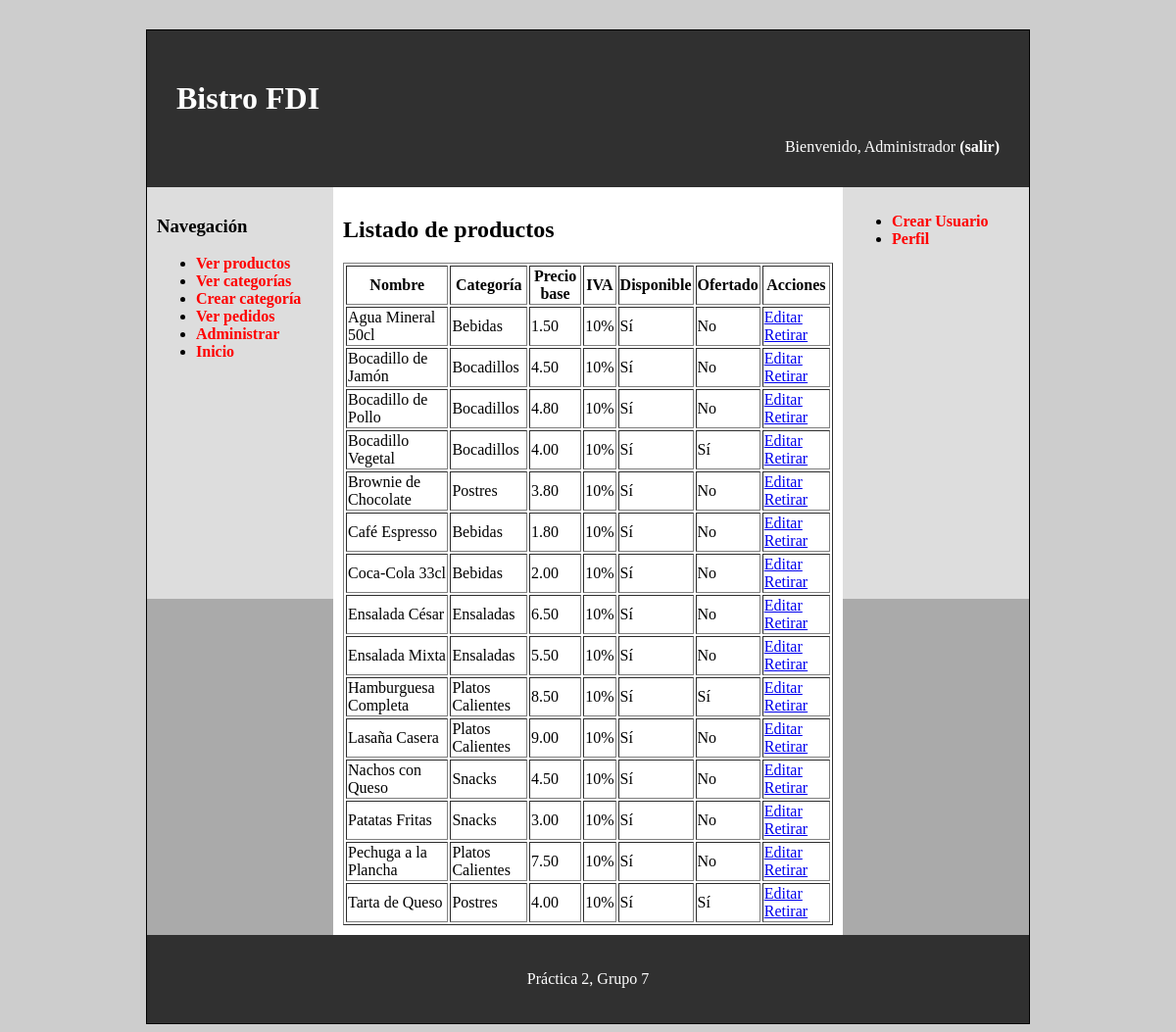
The app's page /includes/views/pages/productos.php (signed in) with its own data.
### tables this page shows
CREATE TABLE `productos` (
  `id` int(11) NOT NULL,
  `nombreProd` varchar(150) NOT NULL,
  `descripcion` text NOT NULL,
  `categoria_id` int(11) NOT NULL,
  `precio` decimal(10,2) NOT NULL,
  `iva` enum('4','10','21') NOT NULL,
  `stock` int(11) DEFAULT 0,
  `disponible` tinyint(1) DEFAULT 1,
  `ofertado` tinyint(1) DEFAULT 0,
  `fechaCreacion` datetime DEFAULT current_timestamp()
);

CREATE TABLE `categorias` (
  `id` int(11) NOT NULL,
  `nombre` varchar(100) NOT NULL,
  `descripcion` text NOT NULL,
  `imgCategoriaProd` varchar(255) DEFAULT NULL
);

### includes/class/Producto.php (called while the page is built, shortened)
<?php
class Producto {
    public static function listar() {
        $conn = Aplicacion::getInstance()->getConexionBd();
        $sql = "SELECT p.id, p.nombreProd, p.descripcion, p.precio, p.iva, p.disponible, p.ofertado,
                       c.nombre AS categoria
                FROM productos p
                LEFT JOIN categorias c ON p.categoria_id = c.id
                ORDER BY p.nombreProd";
        $rs = $conn->query($sql);
        $productos = [];
        if ($rs) {
            while ($fila = $rs->fetch_assoc()) {
                $productos[] = $fila;
            }
        }
        return $productos;
    }
}

### includes/views/pages/productos.php (the view, shortened to what this page needs)
<?php
$productos = Producto::listar();
$filas = '';
foreach ($productos as $p) {
    $disponible = $p['disponible'] ? 'Sí' : 'No';
    $ofertado = $p['ofertado'] ? 'Sí' : 'No';
    $filas .= "<tr>
        <td>{$p['nombreProd']}</td>
        <td>{$p['categoria']}</td>
        <td>{$p['precio']}</td>
        <td>{$p['iva']}%</td>
        <td>{$disponible}</td>
        <td>{$ofertado}</td>
		<td>
            <a href='index.php?pagina=editarProducto&id={$p['id']}'>Editar</a>
			<a href='retirarProducto.php?id={$p['id']}' onclick=\"return confirm('¿Seguro que quieres retirar este producto?');\">Retirar</a>
    </td>
        </td>
    </tr>";
}
$contenidoPrincipal = <<<EOS
<h1>Listado de productos</h1>
<table border="1">
    <thead>
        <tr>
            <th>Nombre</th>
            <th>Categoría</th>
            <th>Precio base</th>
            <th>IVA</th>
            <th>Disponible</th>
            <th>Ofertado</th>
			<th>Acciones</th>
        </tr>
    </thead>
    <tbody>
        $filas
    </tbody>
</table>
EOS;
require __DIR__ . '/plantilla.php';

### includes/views/pages/plantilla.php (shortened to what this page needs)
<!DOCTYPE html>
<html>
<head>
    <link rel="stylesheet" type="text/css" href="<?= RUTA_CSS ?>estilo.css" />
</head>
<body>
<div id="contenedor">
<?php
require(dirname(__DIR__).'/partials/cabecera.php');
require(dirname(__DIR__).'/partials/sideBarIzq.php');
?>
	<main>
		<article>
			<?= $contenidoPrincipal ?>
		</article>
	</main>
<?php
require(dirname(__DIR__).'/partials/sideBarDer.php');
require(dirname(__DIR__).'/partials/pie.php');
?>
</div>
</body>
</html>

### includes/views/partials/cabecera.php
<?php
function mostrarSaludo() {
	if (isset($_SESSION['login']) && ($_SESSION['login']===true)) {
		return "Bienvenido, {$_SESSION['nombre']} <a href='" . RUTA_APP . "/includes/views/pages/logout.php'>(salir)</a>";
	}
    else {
		return "Usuario desconocido. <a href='" . RUTA_APP . "/index.php'>Login</a>";
	}
}
?>
<header>
	<h1>Bistro FDI</h1>
	<div class="saludo"><?= mostrarSaludo(); ?></div>
</header>

### includes/views/partials/sideBarIzq.php
<?php
function mostrarNavegacion() {
    $mostrar = '';
    if (isset($_SESSION['login']) && $_SESSION['login'] === true) {
        $mostrar .= "
            <li><a href='" . RUTA_APP . "/includes/views/pages/productos.php'>Ver productos</a></li>
            <li><a href='" . RUTA_APP . "/includes/views/pages/categorias.php'>Ver categorías</a></li>
        ";
    }
    if(isset($_SESSION['login']) && $_SESSION['esGerente'] === true){
        $mostrar .= "
        <li><a href='" . RUTA_APP . "/includes/views/pages/crearCategoria.php'>Crear categoría</a></li>
        <li><a href='" . RUTA_APP . "/includes/views/pages/pedidosGerente.php'>Ver pedidos</a></li>
        ";
    }
    if (isset($_SESSION['login']) && $_SESSION['esAdmin'] === true) {
        $mostrar .= "
            <li><a href='" . RUTA_APP . "/includes/views/pages/admin.php'>Administrar</a></li>
        ";
    }
    if(isset($_SESSION['login']) === false) {
        $mostrar .= "
            <li><a href='" . RUTA_APP . "/includes/views/pages/registro.php'>Registro</a></li>
        ";
    }
    else{
        $mostrar .= "
            <li><a href='" . RUTA_APP . "/index.php'>Inicio</a></li>
        ";
    }
    return $mostrar;
}
?>
<nav id="sidebarIzq">
    <h3>Navegación</h3>
    <ul>
        <?= mostrarNavegacion(); ?>
    </ul>
</nav>

### includes/views/partials/sideBarDer.php
<?php
function mostrarCrearUsuario() {
    $mostrar = '';
    if (isset($_SESSION['esAdmin']) && $_SESSION['esAdmin'] === true) {
        $mostrar .= "
            <li><a href='" . RUTA_APP . "/includes/views/pages/registro.php'>Crear Usuario</a></li>
        ";
    }
    if(isset($_SESSION['login']))
    $mostrar .= "
        <li><a href='" . RUTA_APP . "/includes/views/pages/usuario.php'>Perfil</a></li>
    ";
    return $mostrar;
}
?>
<nav id="sidebarDer">
    <ul>
        <?= mostrarCrearUsuario(); ?>
    </ul>
</nav>

### includes/views/partials/pie.php
<footer>
    <p>Práctica 2, Grupo 7 </p>
</footer>

### css/estilo.css (style rules this page uses)
body { background-color: #CDCDCD; }
div#contenedor { width: 900px; margin: auto; border: 1px solid black; background-color: #aaaaaa; margin-top: 30px; }
header { padding: 30px; height: 100px; background-color: #303030; color: white; }
header a, header a:visited { color: white; font-weight: bold; text-decoration: none; }
nav { padding: 10px; float: left; width: 170px; height: 400px; background-color: #dddddd; }
nav a, nav a:visited { color: red; font-weight: bold; text-decoration: none; }
main { padding: 10px; float: left; min-height: 600px; width: 500px; background-color: white; }
footer { clear: both; padding: 20px; background-color: #303030; color: white; text-align: center; }
div.saludo { width: 100%; text-align: right; }

### records on screen
productos: nombreProd "Agua Mineral 50cl", categoria.nombre "Bebidas", precio "1.50", iva "10", disponible "Sí", ofertado "No"
productos: nombreProd "Bocadillo de Jamón", categoria.nombre "Bocadillos", precio "4.50", iva "10", disponible "Sí", ofertado "No"
productos: nombreProd "Bocadillo de Pollo", categoria.nombre "Bocadillos", precio "4.80", iva "10", disponible "Sí", ofertado "No"
productos: nombreProd "Bocadillo Vegetal", categoria.nombre "Bocadillos", precio "4.00", iva "10", disponible "Sí", ofertado "Sí"
productos: nombreProd "Brownie de Chocolate", categoria.nombre "Postres", precio "3.80", iva "10", disponible "Sí", ofertado "No"
productos: nombreProd "Café Espresso", categoria.nombre "Bebidas", precio "1.80", iva "10", disponible "Sí", ofertado "No"
productos: nombreProd "Coca-Cola 33cl", categoria.nombre "Bebidas", precio "2.00", iva "10", disponible "Sí", ofertado "No"
productos: nombreProd "Ensalada César", categoria.nombre "Ensaladas", precio "6.50", iva "10", disponible "Sí", ofertado "No"
productos: nombreProd "Ensalada Mixta", categoria.nombre "Ensaladas", precio "5.50", iva "10", disponible "Sí", ofertado "No"
productos: nombreProd "Hamburguesa Completa", categoria.nombre "Platos Calientes", precio "8.50", iva "10", disponible "Sí", ofertado "Sí"
productos: nombreProd "Lasaña Casera", categoria.nombre "Platos Calientes", precio "9.00", iva "10", disponible "Sí", ofertado "No"
productos: nombreProd "Nachos con Queso", categoria.nombre "Snacks", precio "4.50", iva "10", disponible "Sí", ofertado "No"
productos: nombreProd "Patatas Fritas", categoria.nombre "Snacks", precio "3.00", iva "10", disponible "Sí", ofertado "No"
productos: nombreProd "Pechuga a la Plancha", categoria.nombre "Platos Calientes", precio "7.50", iva "10", disponible "Sí", ofertado "No"
productos: nombreProd "Tarta de Queso", categoria.nombre "Postres", precio "4.00", iva "10", disponible "Sí", ofertado "Sí"

### other values on screen
$_SESSION['nombre'] "Administrador"
